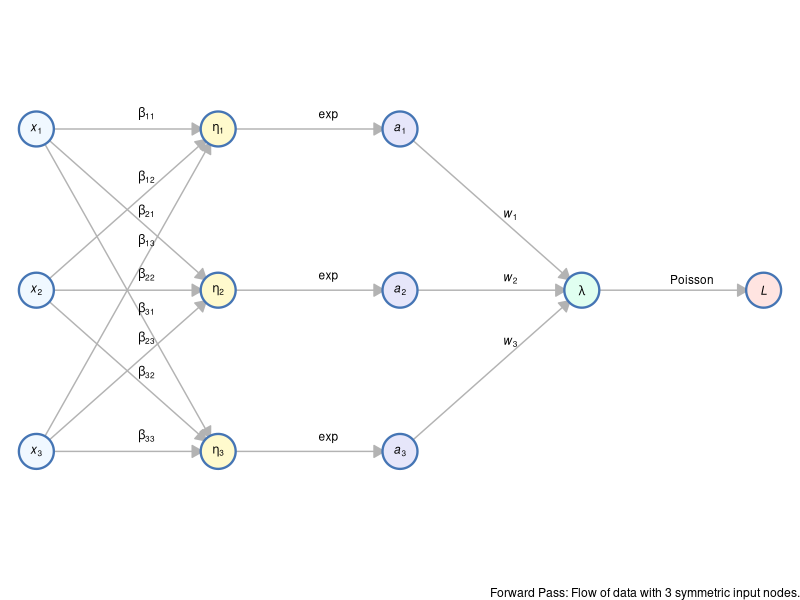
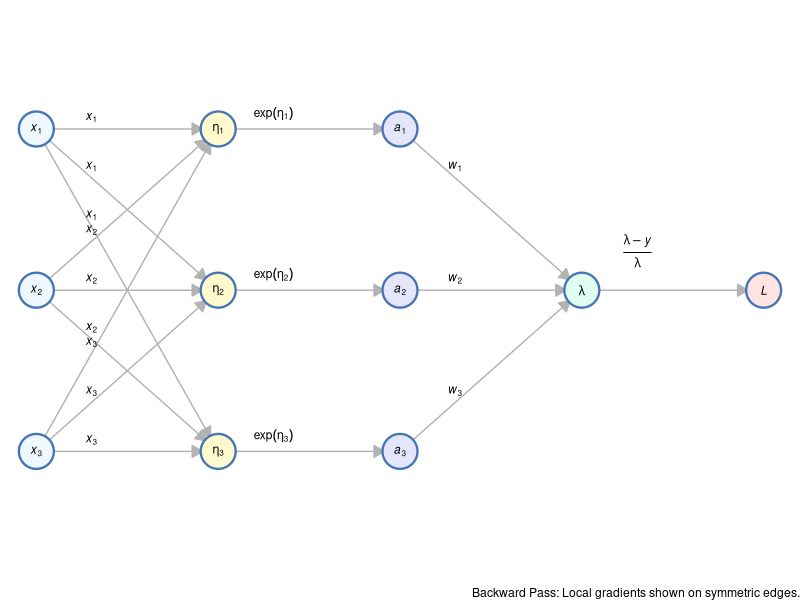
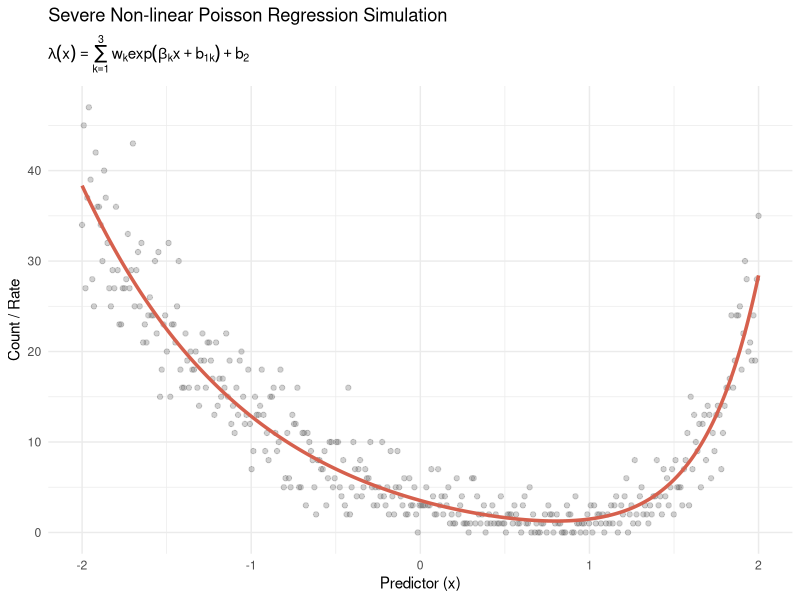
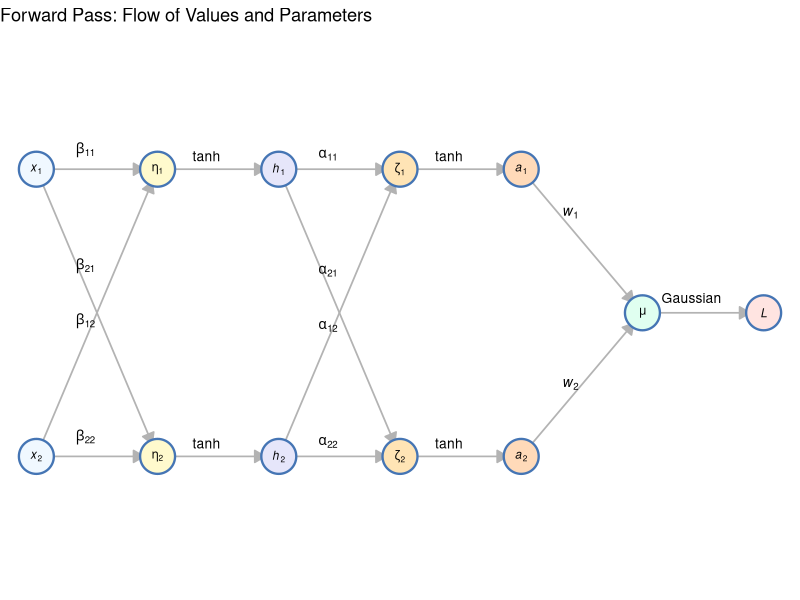
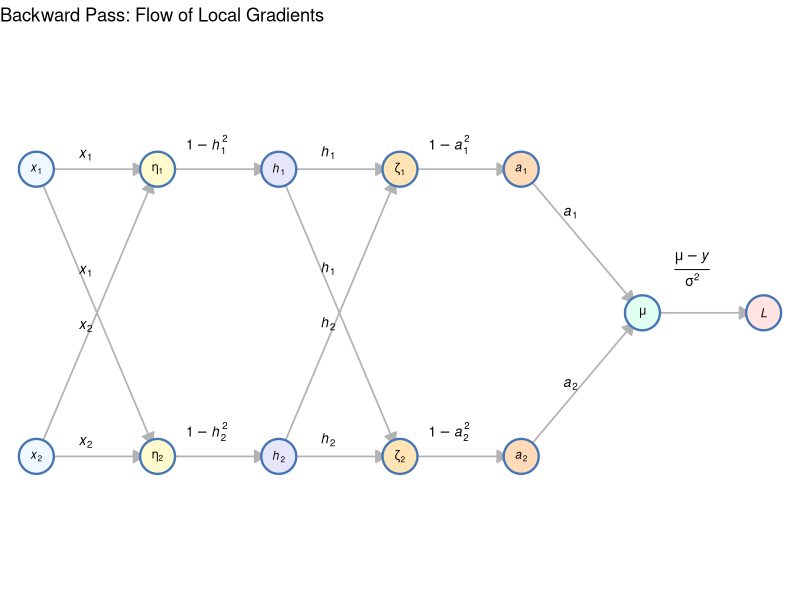

Write the R code that produced these figures, in order.
## ---- chunk 1
knitr::opts_chunk$set(echo = FALSE)

# Define the packages you need
required_pkgs <- c("ggraph", "tidygraph", "knitr")

# Find any that are missing
missing_pkgs <- required_pkgs[!(required_pkgs %in% installed.packages()[, "Package"])]

# Install missing packages if needed
if (length(missing_pkgs) > 0) {
  install.packages(missing_pkgs)
}

# Load them into the session
library(ggraph)
library(tidygraph)
library(knitr)
## ---- chunk 2
library(ggraph)
library(tidygraph)

# 1. Define Nodes (Input p=3, Hidden m=3, Total Nodes = 11)
nodes_fwd <- data.frame(
  id = 1:11,
  label = c("italic(x)[1]", "italic(x)[2]", "italic(x)[3]",
            "eta[1]", "eta[2]", "eta[3]", 
            "italic(a)[1]", "italic(a)[2]", "italic(a)[3]",
            "lambda", "italic(L)"),
  x = c(1, 1, 1, 5, 5, 5, 9, 9, 9, 13, 17),
  y = c(3, 2, 1, 3, 2, 1, 3, 2, 1, 2, 2),
  fill_color = c(rep("#F0F8FF", 3), rep("#FFFACD", 3), rep("#E6E6FA", 3), "#E0FFF0", "#FFE4E1")
)

# 2. Define Edges (Full connectivity between x and eta)
edges_fwd <- data.frame(
  from = c(1,1,1, 2,2,2, 3,3,3,  4,5,6,  7,8,9,  10),
  to   = c(4,5,6, 4,5,6, 4,5,6,  7,8,9,  10,10,10, 11),
  label = c("beta[11]", "beta[21]", "beta[31]", 
            "beta[12]", "beta[22]", "beta[32]",
            "beta[13]", "beta[23]", "beta[33]",
            "exp", "exp", "exp",
            "italic(w)[1]", "italic(w)[2]", "italic(w)[3]",
            "Poisson")
)

net_fwd <- tbl_graph(nodes = nodes_fwd, edges = edges_fwd)

ggraph(net_fwd, layout = "manual", x = x, y = y) +
  geom_edge_link(aes(label = label), 
                 arrow = arrow(length = unit(3, 'mm'), type = "closed"),
                 start_cap = circle(4, 'mm'), end_cap = circle(4, 'mm'),   
                 label_parse = TRUE, label_pos = 0.6, vjust = -0.7,         
                 label_size = 3, color = "gray70", edge_width = 0.5) +
  geom_node_point(aes(fill = I(fill_color)), shape = 21, size = 11, color = "#4575B4", stroke = 1.2) + 
  geom_node_text(aes(label = label), parse = TRUE, size = 3) +
  theme_void() + 
  scale_y_continuous(expand = expansion(mult = 0.4)) +
  labs(caption = "Forward Pass: Flow of data with 3 symmetric input nodes.")
## ---- chunk 3
# Using the same nodes for symmetry
edges_back <- data.frame(
  from = c(1,1,1, 2,2,2, 3,3,3,  4,5,6,  7,8,9,  10),
  to   = c(4,5,6, 4,5,6, 4,5,6,  7,8,9,  10,10,10, 11),
  label = c("italic(x)[1]", "italic(x)[1]", "italic(x)[1]", 
            "italic(x)[2]", "italic(x)[2]", "italic(x)[2]",
            "italic(x)[3]", "italic(x)[3]", "italic(x)[3]",
            "exp(eta[1])", "exp(eta[2])", "exp(eta[3])",
            "italic(w)[1]", "italic(w)[2]", "italic(w)[3]",
            "frac(lambda - italic(y), lambda)")
)

net_back <- tbl_graph(nodes = nodes_fwd, edges = edges_back)

ggraph(net_back, layout = "manual", x = x, y = y) +
  geom_edge_link(aes(label = label), 
                 arrow = arrow(length = unit(3, 'mm'), type = "closed"),
                 start_cap = circle(4, 'mm'), end_cap = circle(4, 'mm'),   
                 label_parse = TRUE, label_pos = 0.3, vjust = -0.7,         
                 label_size = 3, color = "gray70", edge_width = 0.5) +
  geom_node_point(aes(fill = I(fill_color)), shape = 21, size = 11, color = "#4575B4", stroke = 1.2) + 
  geom_node_text(aes(label = label), parse = TRUE, size = 3) +
  theme_void() + 
  scale_y_continuous(expand = expansion(mult = 0.4)) +
  labs(caption = "Backward Pass: Local gradients shown on symmetric edges.")
## ---- chunk 4
library(ggplot2)

# 1. Setup Parameters
set.seed(123)
n <- 400
x <- seq(-2, 2, length.out = n)

# Layer 1: Increased absolute beta for steeper curves
# We use opposing signs to create a "V" or "M" shape
beta <- c(3.0, -1.0, 0) 

# Layer 1 Biases: Spread these out so the 'activation' happens 
# at different points on the x-axis
b1   <- c(-1, 4.0, 0)

# Layer 2: Output weights (w) and Bias (b2)
# Using a negative weight for one unit creates a 'dip' or valley
w    <- c(2.0, 1.0, 0)*0.1 
b2   <- -2

# 2. Forward Pass Simulation
eta1 <- beta[1] * x + b1[1]
eta2 <- beta[2] * x + b1[2]
eta3 <- beta[3] * x + b1[3]

a1 <- exp(eta1)
a2 <- exp(eta2)
a3 <- exp(eta3)

# Compute final rate lambda
# The combination of high positive and negative weights creates 
# severe non-linearity
lambda <- pmax(w[1]*a1 + w[2]*a2 + w[3]*a3 + b2, 0.1)

# 3. Generate Poisson Responses
y <- rpois(n, lambda = lambda)

# 4. Visualization
df <- data.frame(x = x, lambda = lambda, y = y)

ggplot(df, aes(x = x)) +
  geom_point(aes(y = y), alpha = 0.3, color = "gray40") +
  geom_line(aes(y = lambda), color = "#D6604D", linewidth = 1.2) +
  theme_minimal() +
  labs(
    title = "Severe Non-linear Poisson Regression Simulation",
    subtitle = expression(lambda(x) == sum(w[k] * exp(beta[k]*x + b[1][k]), k==1, 3) + b[2]),
    x = "Predictor (x)",
    y = "Count / Rate"
  )
## ---- chunk 5
nodes <- data.frame(
  id = 1:12,
  label = c("italic(x)[1]", "italic(x)[2]", "eta[1]", "eta[2]", "italic(h)[1]", "italic(h)[2]", 
            "zeta[1]", "zeta[2]", "italic(a)[1]", "italic(a)[2]", "mu", "italic(L)"),
  x = c(1, 1, 5, 5, 9, 9, 13, 13, 17, 17, 21, 25), 
  y = c(2.0, 1.0, 2.0, 1.0, 2.0, 1.0, 2.0, 1.0, 2.0, 1.0, 1.5, 1.5),
  fill_color = c(rep("#F0F8FF", 2), rep("#FFFACD", 2), rep("#E6E6FA", 2), 
                 rep("#FFE4B5", 2), rep("#FFDAB9", 2), "#E0FFF0", "#FFE4E1")
)

edges_fwd <- data.frame(
  from = c(1, 1, 2, 2, 3, 4, 5, 5, 6, 6, 7, 8, 9, 10, 11),
  to   = c(3, 4, 3, 4, 5, 6, 7, 8, 7, 8, 9, 10, 11, 11, 12),
  label = c("beta[11]", "beta[21]", "beta[12]", "beta[22]",
            "tanh", "tanh",
            "alpha[11]", "alpha[21]", "alpha[12]", "alpha[22]",
            "tanh", "tanh",
            "italic(w)[1]", "italic(w)[2]",
            "Gaussian")
)

net_fwd <- tbl_graph(nodes = nodes, edges = edges_fwd)

ggraph(net_fwd, layout = "manual", x = x, y = y) +
  geom_edge_link(aes(label = label), arrow = arrow(length = unit(3, 'mm'), type = "closed"),
                 start_cap = circle(3.5, 'mm'), end_cap = circle(3.5, 'mm'),   
                 label_parse = TRUE, label_pos = 0.4, vjust = -0.8,         
                 label_size = 3.5, color = "gray70", edge_width = 0.6) +
  geom_node_point(aes(fill = I(fill_color)), shape = 21, size = 11, color = "#4575B4", stroke = 1.2) + 
  geom_node_text(aes(label = label), parse = TRUE, size = 3) +
  theme_void() + 
  scale_y_continuous(expand = expansion(mult = 0.5)) +
  labs(title = "Forward Pass: Flow of Values and Parameters")
## ---- chunk 6
edges_back <- data.frame(
  from = c(1, 1, 2, 2, 3, 4, 5, 5, 6, 6, 7, 8, 9, 10, 11),
  to   = c(3, 4, 3, 4, 5, 6, 7, 8, 7, 8, 9, 10, 11, 11, 12),
  label = c("italic(x)[1]", "italic(x)[1]", "italic(x)[2]", "italic(x)[2]",
            "1 - italic(h)[1]^2", "1 - italic(h)[2]^2",
            "italic(h)[1]", "italic(h)[1]", "italic(h)[2]", "italic(h)[2]",
            "1 - italic(a)[1]^2", "1 - italic(a)[2]^2",
            "italic(a)[1]", "italic(a)[2]",
            "frac(mu - italic(y), sigma^2)")
)

net_back <- tbl_graph(nodes = nodes, edges = edges_back)

ggraph(net_back, layout = "manual", x = x, y = y) +
  geom_edge_link(aes(label = label), arrow = arrow(length = unit(3, 'mm'), type = "closed"),
                 start_cap = circle(3.5, 'mm'), end_cap = circle(3.5, 'mm'),   
                 label_parse = TRUE, label_pos = 0.4, vjust = -0.8,         
                 label_size = 3.5, color = "gray70", edge_width = 0.6) +
  geom_node_point(aes(fill = I(fill_color)), shape = 21, size = 11, color = "#4575B4", stroke = 1.2) + 
  geom_node_text(aes(label = label), parse = TRUE, size = 3) +
  theme_void() + 
  scale_y_continuous(expand = expansion(mult = 0.5)) +
  labs(title = "Backward Pass: Flow of Local Gradients")
